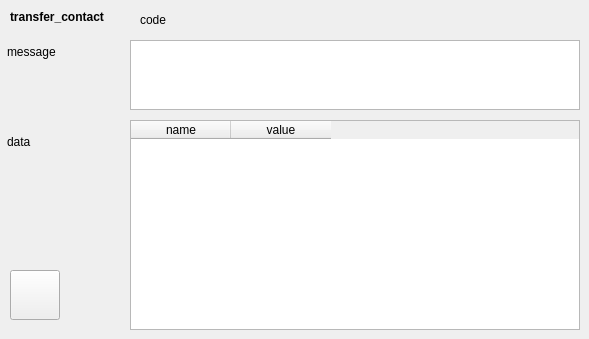
       <widget class="QWidget" name="TabPage" >
        <attribute name="title" >
         <string>response</string>
        </attribute>
        <widget class="QLabel" name="textLabel62" >
         <property name="geometry" >
          <rect>
           <x>7</x>
           <y>42</y>
           <width>110</width>
           <height>20</height>
          </rect>
         </property>
         <property name="text" >
          <string>message</string>
         </property>
         <property name="wordWrap" >
          <bool>false</bool>
         </property>
        </widget>
        <widget class="QTableWidget" name="transfer_contact_table" >
         <property name="geometry" >
          <rect>
           <x>130</x>
           <y>120</y>
           <width>450</width>
           <height>210</height>
          </rect>
         </property>
         <column>
          <property name="text" >
           <string>name</string>
          </property>
         </column>
         <column>
          <property name="text" >
           <string>value</string>
          </property>
         </column>
        </widget>
        <widget class="QTextEdit" name="transfer_contact_msg" >
         <property name="geometry" >
          <rect>
           <x>130</x>
           <y>40</y>
           <width>450</width>
           <height>70</height>
          </rect>
         </property>
        </widget>
        <widget class="QLabel" name="textLabel63" >
         <property name="geometry" >
          <rect>
           <x>10</x>
           <y>10</y>
           <width>125</width>
           <height>20</height>
          </rect>
         </property>
         <property name="text" >
          <string>&lt;b>transfer_contact&lt;/b></string>
         </property>
         <property name="alignment" >
          <set>Qt::AlignLeading|Qt::AlignLeft|Qt::AlignTop</set>
         </property>
         <property name="wordWrap" >
          <bool>true</bool>
         </property>
        </widget>
        <widget class="QLabel" name="transfer_contact_code" >
         <property name="geometry" >
          <rect>
           <x>140</x>
           <y>10</y>
           <width>440</width>
           <height>20</height>
          </rect>
         </property>
         <property name="text" >
          <string>code</string>
         </property>
         <property name="wordWrap" >
          <bool>false</bool>
         </property>
        </widget>
        <widget class="QLabel" name="textLabel61" >
         <property name="geometry" >
          <rect>
           <x>7</x>
           <y>132</y>
           <width>110</width>
           <height>20</height>
          </rect>
         </property>
         <property name="text" >
          <string>data</string>
         </property>
         <property name="wordWrap" >
          <bool>false</bool>
         </property>
        </widget>
        <widget class="QPushButton" name="btn_source_transfer_contact" >
         <property name="geometry" >
          <rect>
           <x>10</x>
           <y>270</y>
           <width>50</width>
           <height>50</height>
          </rect>
         </property>
         <property name="toolTip" >
          <string/>
         </property>
         <property name="text" >
          <string/>
         </property>
         <property name="icon" >
          <iconset>icon_source.png</iconset>
         </property>
        </widget>
       </widget>
